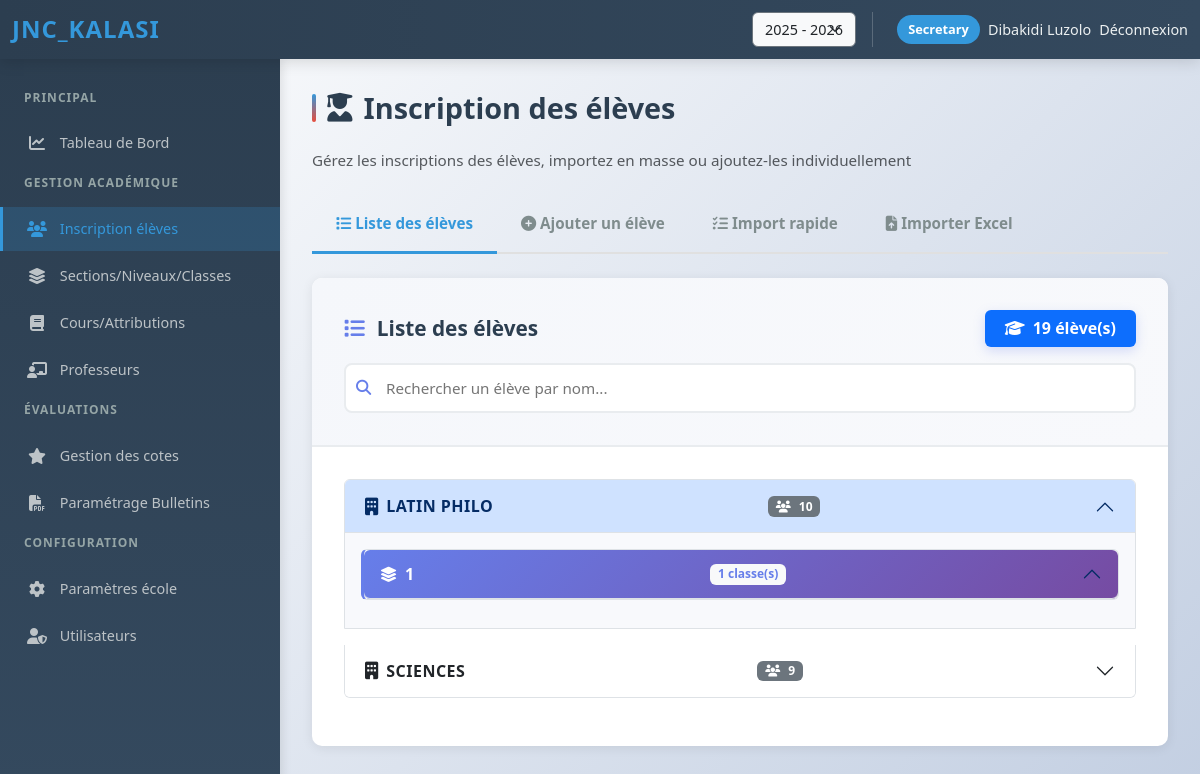
Screenshot of /admin/students (signed in) with the database file from the repository.
### models/__init__.py (models this page shows, shortened)
class User(UserMixin, db.Model):
    __tablename__ = 'users'
    id = db.Column(db.Integer, primary_key=True)
    school_id = db.Column(db.Integer, db.ForeignKey('schools.id'), nullable=True)  # Nullable pour super_admin
    username = db.Column(db.String(80), unique=True, nullable=False)
    password_hash = db.Column(db.String(255), nullable=False)
    role = db.Column(db.Enum('super_admin', 'school_admin', 'secretary', 'discipline', 'professor', name='role_enum'), nullable=False)
    full_name = db.Column(db.String(120), nullable=False)
    email = db.Column(db.String(120))
    created_at = db.Column(db.DateTime, server_default=db.func.now())
    is_active = db.Column(db.Boolean, nullable=False, default=True, server_default=db.text('1'))  # For blocking/unblocking
    last_login_at = db.Column(db.DateTime, nullable=True)
    last_login_ip = db.Column(db.String(45), nullable=True)  # IPv6 compatible
    login_failed_attempts = db.Column(db.Integer, default=0, nullable=False)
    last_failed_login_at = db.Column(db.DateTime, nullable=True)
    last_failed_login_ip = db.Column(db.String(45), nullable=True)
    password_reset_token = db.Column(db.String(100), nullable=True)
    password_reset_expires = db.Column(db.DateTime, nullable=True)
    must_change_password = db.Column(db.Boolean, default=False, nullable=False)
    school = db.relationship('School', back_populates='users')
    courses = db.relationship('Course', back_populates='professor', lazy='dynamic')
    attendance_records = db.relationship('AttendanceRecord', foreign_keys='AttendanceRecord.professor_id', back_populates='professor', lazy='dynamic')
    created_subscriptions = db.relationship('SchoolSubscription', foreign_keys='SchoolSubscription.created_by_user_id', back_populates='created_by_user', lazy='dynamic')
    validated_subscription_payments = db.relationship('SchoolSubscriptionPayment', foreign_keys='SchoolSubscriptionPayment.confirmed_by_user_id', back_populates='confirmed_by_user', lazy='dynamic')
    opened_support_tickets = db.relationship('RemoteSupportTicket', foreign_keys='RemoteSupportTicket.created_by_user_id', back_populates='created_by_user', lazy='dynamic')
    handled_support_tickets = db.relationship('RemoteSupportTicket', foreign_keys='RemoteSupportTicket.handled_by_user_id', back_populates='handled_by_user', lazy='dynamic')
    received_notifications = db.relationship('Notification', foreign_keys='Notification.recipient_id', back_populates='recipient', lazy='dynamic')
    sent_notifications = db.relationship('Notification', foreign_keys='Notification.actor_id', back_populates='actor', lazy='dynamic')
    def is_super_admin(self):
        return self.role == 'super_admin'

class Section(db.Model):
    __tablename__ = 'sections'
    id = db.Column(db.Integer, primary_key=True)
    school_id = db.Column(db.Integer, db.ForeignKey('schools.id'), nullable=False)
    name = db.Column(db.String(100), nullable=False)
    level = db.Column(db.String(50), nullable=False)
    class_name = db.Column(db.String(20), nullable=False)
    school = db.relationship('School', back_populates='sections')
    students = db.relationship('Student', back_populates='section', lazy='dynamic')
    courses = db.relationship('Course', back_populates='section', lazy='dynamic')

### routes/admin/students.py (the view, shortened to what this page needs)
@admin_bp.route('/students', methods=['GET', 'POST'])
@login_required
def students(school_slug=None):
    school_id = get_school_id_for_admin_context() or current_user.school_id
    if not school_id:
        flash('Aucune école associée.', 'danger')
        return redirect(url_for('admin.dashboard', school_slug=school_slug))
    year = session.get('academic_year', '2025 - 2026')
    grouped_students = group_students_tree(school_id, year)
    total_students = Student.query.filter_by(school_id=school_id, academic_year=year).count()
    sections = Section.query.filter_by(school_id=school_id).order_by(Section.name, Section.level, Section.class_name).all()
    section_names = sorted({section.name for section in sections})
    sections_catalog = [
        {
            'id': section.id,
            'name': section.name,
            'level': section.level,
            'class_name': section.class_name,
        }
        for section in sections
    ]
    return render_template(
        'admin/students.html',
        grouped_students=grouped_students,
        total_students=total_students,
        section_names=section_names,
        sections_catalog=sections_catalog,
        sections=sections,
    )

### templates/admin/students.html (shortened to what this page needs)
{% extends 'base.html' %}
{% block content %}
<link rel="stylesheet" href="https://cdnjs.cloudflare.com/ajax/libs/font-awesome/6.4.0/css/all.min.css">
<div class="dashboard-wrapper">
  <aside class="sidebar">
    <div class="sidebar-group">
      <h6 class="sidebar-group-title">Principal</h6>
      <ul class="sidebar-menu">
        <li><a href="{{ url_for('admin.dashboard') }}" class="sidebar-menu-link">
          <i class="fas fa-chart-line"></i>
          <span>Tableau de Bord</span>
        </a></li>
      </ul>
    </div>
    <div class="sidebar-group">
      <h6 class="sidebar-group-title">Gestion Académique</h6>
      <ul class="sidebar-menu">
        <li><a href="{{ url_for('admin.students') }}" class="sidebar-menu-link active">
          <i class="fas fa-users"></i>
          <span>Inscription élèves</span>
        </a></li>
        <li><a href="{{ url_for('admin.sections') }}" class="sidebar-menu-link">
          <i class="fas fa-layer-group"></i>
          <span>Sections/Niveaux/Classes</span>
        </a></li>
        <li><a href="{{ url_for('admin.courses') }}" class="sidebar-menu-link">
          <i class="fas fa-book"></i>
          <span>Cours/Attributions</span>
        </a></li>
        <li><a href="{{ url_for('admin.professors') }}" class="sidebar-menu-link">
          <i class="fas fa-chalkboard-user"></i>
          <span>Professeurs</span>
        </a></li>
      </ul>
    </div>
    <div class="sidebar-group">
      <h6 class="sidebar-group-title">Évaluations</h6>
      <ul class="sidebar-menu">
        <li><a href="{{ url_for('admin.grades_management') }}" class="sidebar-menu-link">
          <i class="fas fa-star"></i>
          <span>Gestion des cotes</span>
        </a></li>
        <li><a href="{{ url_for('admin.bulletins_config') }}" class="sidebar-menu-link">
          <i class="fas fa-file-pdf"></i>
          <span>Paramétrage Bulletins</span>
        </a></li>
      </ul>
    </div>
    <div class="sidebar-group">
      <h6 class="sidebar-group-title">Configuration</h6>
      <ul class="sidebar-menu">
        <li><a href="{{ url_for('admin.edit_school', school_id=session.get('school_id', 1)) }}" class="sidebar-menu-link">
          <i class="fas fa-cog"></i>
          <span>Paramètres école</span>
        </a></li>
        <li><a href="{{ url_for('admin.users') }}" class="sidebar-menu-link">
          <i class="fas fa-user-shield"></i>
          <span>Utilisateurs</span>
        </a></li>
      </ul>
    </div>
  </aside>
  <main class="main-content">
    <div class="mb-4">
      <h1 class="page-title">
        <i class="fas fa-user-graduate"></i> Inscription des élèves
      </h1>
      <p class="text-muted">Gérez les inscriptions des élèves, importez en masse ou ajoutez-les individuellement</p>
    </div>
    <ul class="nav nav-tabs nav-modern mb-4" id="studentTabs" role="tablist">
      <li class="nav-item" role="presentation">
        <button class="nav-link active" id="list-tab" data-bs-toggle="tab" data-bs-target="#list-pane" type="button" role="tab" aria-controls="list-pane" aria-selected="true">
          <i class="fas fa-list"></i> Liste des élèves
        </button>
      </li>
      <li class="nav-item" role="presentation">
        <button class="nav-link" id="add-tab" data-bs-toggle="tab" data-bs-target="#add-pane" type="button" role="tab" aria-controls="add-pane" aria-selected="false">
          <i class="fas fa-plus-circle"></i> Ajouter un élève
        </button>
      </li>
      <li class="nav-item" role="presentation">
        <button class="nav-link" id="quick-import-tab" data-bs-toggle="tab" data-bs-target="#quick-import-pane" type="button" role="tab" aria-controls="quick-import-pane" aria-selected="false">
          <i class="fas fa-list-check"></i> Import rapide
        </button>
      </li>
      <li class="nav-item" role="presentation">
        <button class="nav-link" id="import-tab" data-bs-toggle="tab" data-bs-target="#import-pane" type="button" role="tab" aria-controls="import-pane" aria-selected="false">
          <i class="fas fa-file-upload"></i> Importer Excel
        </button>
      </li>
    </ul>
    <div class="tab-content" id="studentTabsContent">
      <div class="tab-pane fade show active" id="list-pane" role="tabpanel" aria-labelledby="list-tab">
        <div class="card form-card" style="border: none; box-shadow: 0 2px 12px rgba(0, 0, 0, 0.08);">
          <div class="card-header" style="background: linear-gradient(135deg, #f5f7fb 0%, #f8f9fc 100%); border-bottom: 2px solid #e9ecef; padding: 2rem 2rem;">
            <div class="d-flex justify-content-between align-items-center mb-3">
              <div>
                <h5 style="margin: 0; color: #2c3e50; font-weight: 700; font-size: 1.3rem;">
                  <i class="fas fa-list" style="color: #667eea; margin-right: 0.75rem;"></i>Liste des élèves
                </h5>
              </div>
              <span class="badge bg-primary" style="font-size: 1rem; padding: 0.65rem 1.25rem; box-shadow: 0 4px 12px rgba(102, 126, 234, 0.25);">
                <i class="fas fa-graduation-cap" style="margin-right: 0.5rem;"></i><span id="total-count">{{ total_students }}</span> élève(s)
              </span>
            </div>
            <div style="position: relative;">
              <input
                type="text"
                id="studentSearch"
                placeholder="Rechercher un élève par nom..."
                style="width: 100%; padding: 0.75rem 1rem 0.75rem 2.5rem; border: 2px solid #e9ecef; border-radius: 8px; font-size: 0.95rem; transition: all 0.3s cubic-bezier(0.4, 0, 0.2, 1);"
                onfocus="this.style.borderColor = '#667eea'; this.style.boxShadow = '0 4px 12px rgba(102, 126, 234, 0.15)';"
                onblur="this.style.borderColor = '#e9ecef'; this.style.boxShadow = 'none';"
              />
            </div>
          </div>
          <div class="card-body p-0" style="padding: 2rem !important;">
            {% if grouped_students %}
              <div class="accordion" id="studentAccordion">
              {% for section in grouped_students %}
                {% set section_idx = loop.index0 %}
                <div class="accordion-item" style="margin-bottom: 1rem;">
                  <h2 class="accordion-header">
                    <button class="accordion-button {% if not loop.first %}collapsed{% endif %}" type="button" data-bs-toggle="collapse" data-bs-target="#section-{{ section_idx }}" aria-expanded="{% if loop.first %}true{% else %}false{% endif %}" aria-controls="section-{{ section_idx }}">
                      <i class="fas fa-building" style="font-size: 1.1rem; margin-right: 0.5rem;"></i>
                      <strong style="letter-spacing: 0.5px;">{{ section.section_name }}</strong>
                      <span class="badge bg-secondary ms-auto" style="display: flex; align-items: center; gap: 0.5rem;">
                        <i class="fas fa-users"></i>
                        {{ section.student_count }}
                      </span>
                    </button>
                  </h2>
                  <div id="section-{{ section_idx }}" class="accordion-collapse collapse {% if loop.first %}show{% endif %}" data-bs-parent="#studentAccordion">
                    <div class="accordion-body p-0">
                      <div class="accordion" id="levelAccordion-{{ section_idx }}" style="background: #f8f9fc; padding: 1rem;">
                      {% for level in section.levels %}
                        {% set level_idx = loop.index0 %}
                        <div class="accordion-item" style="margin-bottom: 0.75rem; border-left: 3px solid #667eea;">
                          <h2 class="accordion-header">
                            <button class="accordion-button {% if not loop.first %}collapsed{% endif %}" type="button" data-bs-toggle="collapse" data-bs-target="#section-{{ section_idx }}-level-{{ level_idx }}" style="background: linear-gradient(135deg, #667eea 0%, #764ba2 100%); color: white; padding: 0.9rem 1rem; border-radius: 6px; border: none; cursor: pointer; font-weight: 600;">
                              <i class="fas fa-layer-group" style="font-size: 0.95rem; margin-right: 0.5rem;"></i>
                              <strong>{{ level.level_name or 'N.D.' }}</strong>
                              <span class="badge bg-light ms-auto" style="display: flex; align-items: center; gap: 0.4rem; color: #667eea; font-weight: 600;">
                                {{ level.classes|length }} classe(s)
                              </span>
                            </button>
                          </h2>
                        </div>
                      {% endfor %}
                      </div>
                    </div>
                  </div>
                </div>
              {% endfor %}
              </div>
            {% endif %}
          </div>
        </div>
      </div>
    </div>
  </main>
</div>
{% endblock %}

### templates/base.html (shortened to what this page needs)
<!doctype html>
<html lang="fr">
<head>
  <link href="https://cdn.jsdelivr.net/npm/bootstrap@5.3.2/dist/css/bootstrap.min.css" rel="stylesheet">
  <link href="{{ url_for('static', filename='css/styles.css') }}" rel="stylesheet">
</head>
<body>
<nav class="navbar navbar-expand-lg navbar-custom">
  <div class="container-fluid">
    {% set school_name = g.school.name if g.school else None %}
    <a class="navbar-brand navbar-brand-school" href="{{ url_for('index') if not current_user.is_authenticated else url_for('auth.redirect_by_role') }}" title="JNC_Kalasi">
      <span class="brand-main">JNC<span>_Kalasi</span></span>
    </a>
    <div class="collapse navbar-collapse" id="navbarNav">
      <ul class="navbar-nav ms-auto">
        {% if current_user.is_authenticated %}
        <li class="nav-item d-flex align-items-center me-3">
          <form method="POST" action="{{ url_for('set_academic_year') }}" class="d-flex align-items-center mb-0">
            <select name="academic_year" class="form-select form-select-sm bg-light text-dark border-secondary" onchange="this.form.submit()" style="width: auto;">
              {% for year in all_academic_years %}
              <option value="{{ year }}" {% if year == current_academic_year %}selected{% endif %}>{{ year }}</option>
              {% endfor %}
            </select>
          </form>
        </li>
        <li class="nav-item d-flex align-items-center nav-user-info">
          <span class="nav-user-badge">{{ current_user.role.replace('_', ' ').title() }}</span>
          <span class="nav-link">{{ current_user.full_name }}</span>
          <a class="nav-link" href="{{ url_for('auth.logout') }}">Déconnexion</a>
        </li>
        {% else %}
        <li class="nav-item">
          <a class="nav-link" href="{{ url_for('auth.login') }}">Connexion</a>
        </li>
        {% endif %}
      </ul>
    </div>
  </div>
</nav>
<div class="dashboard-container">
  {% block content %}{% endblock %}
</div>
</body>
</html>

### rows the page displays
User: role.replace "Secretary", full_name "Dibakidi Luzolo"
Section: section_name "LATIN PHILO", student_count "10", level_name "1", classes|length "1"
Section: section_name "SCIENCES", student_count "9"

### other values shown
{{ total_students }} "19"
form field academic_year "2025 - 2026"
